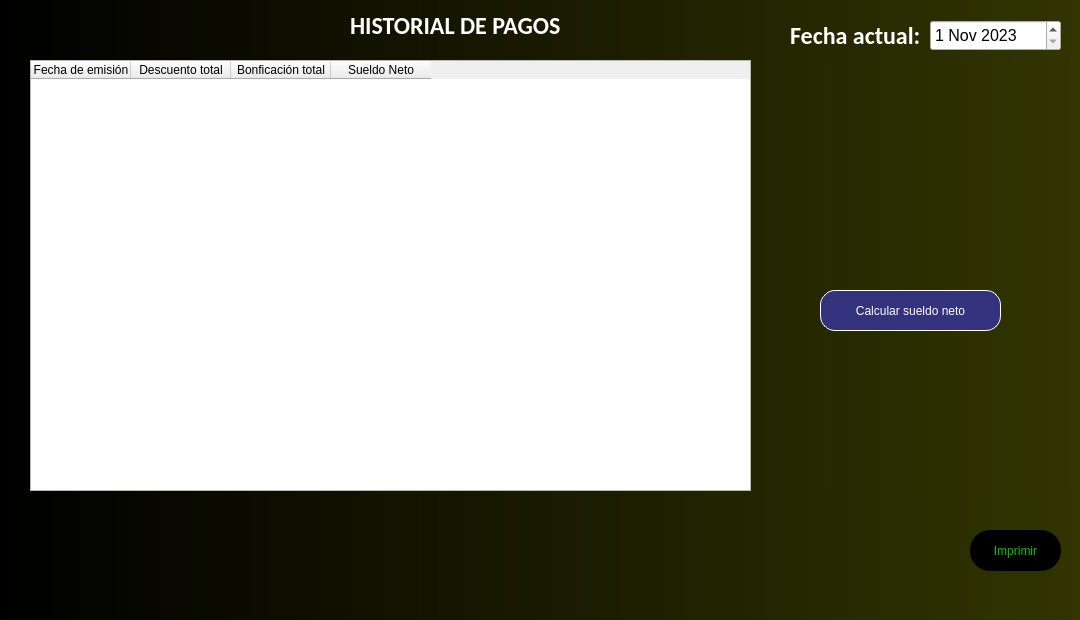
<?xml version="1.0" encoding="UTF-8"?>
<ui version="4.0">
 <class>MainWindow</class>
 <widget class="QMainWindow" name="MainWindow">
  <property name="geometry">
   <rect>
    <x>0</x>
    <y>0</y>
    <width>1080</width>
    <height>620</height>
   </rect>
  </property>
  <property name="minimumSize">
   <size>
    <width>1080</width>
    <height>620</height>
   </size>
  </property>
  <property name="maximumSize">
   <size>
    <width>1080</width>
    <height>620</height>
   </size>
  </property>
  <property name="cursor">
   <cursorShape>ArrowCursor</cursorShape>
  </property>
  <property name="windowTitle">
   <string>Gestión de Sueldos</string>
  </property>
  <property name="styleSheet">
   <string notr="true">QWidget#centralwidget{
background-color: qlineargradient(spread:pad, x1:0, y1:0, x2:1, y2:0, stop:0 rgba(0, 0, 0, 255), stop:1 rgba(50, 53, 1, 255));}</string>
  </property>
  <widget class="QWidget" name="centralwidget">
   <widget class="QLabel" name="label_2">
    <property name="geometry">
     <rect>
      <x>790</x>
      <y>0</y>
      <width>141</width>
      <height>71</height>
     </rect>
    </property>
    <property name="font">
     <font>
      <family>Calibri</family>
      <pointsize>18</pointsize>
      <italic>false</italic>
      <bold>true</bold>
     </font>
    </property>
    <property name="styleSheet">
     <string notr="true">QWidget#label_2{
font: 700 18pt &quot;Calibri&quot;;
color: white;}

</string>
    </property>
    <property name="text">
     <string>Fecha actual: </string>
    </property>
   </widget>
   <widget class="QPushButton" name="pushButton">
    <property name="geometry">
     <rect>
      <x>970</x>
      <y>530</y>
      <width>91</width>
      <height>41</height>
     </rect>
    </property>
    <property name="autoFillBackground">
     <bool>false</bool>
    </property>
    <property name="styleSheet">
     <string notr="true">font: 700 15pt &quot;Calibri&quot;;
color: rgb(0, 200, 0);
border-radius: 20px;
background-color: rgb(0, 0, 0);</string>
    </property>
    <property name="text">
     <string>Imprimir</string>
    </property>
   </widget>
   <widget class="QDateEdit" name="dateEditFechaActual">
    <property name="geometry">
     <rect>
      <x>930</x>
      <y>20</y>
      <width>131</width>
      <height>31</height>
     </rect>
    </property>
    <property name="font">
     <font>
      <pointsize>12</pointsize>
     </font>
    </property>
    <property name="cursor">
     <cursorShape>ArrowCursor</cursorShape>
    </property>
    <property name="mouseTracking">
     <bool>false</bool>
    </property>
    <property name="dateTime">
     <datetime>
      <hour>16</hour>
      <minute>0</minute>
      <second>0</second>
      <year>2023</year>
      <month>11</month>
      <day>1</day>
     </datetime>
    </property>
   </widget>
   <widget class="QTableWidget" name="tableWidget">
    <property name="geometry">
     <rect>
      <x>30</x>
      <y>60</y>
      <width>721</width>
      <height>431</height>
     </rect>
    </property>
    <column>
     <property name="text">
      <string>Fecha de emisión</string>
     </property>
    </column>
    <column>
     <property name="text">
      <string>Descuento total</string>
     </property>
    </column>
    <column>
     <property name="text">
      <string>Bonficación total</string>
     </property>
    </column>
    <column>
     <property name="text">
      <string>Sueldo Neto</string>
     </property>
    </column>
   </widget>
   <widget class="QLabel" name="label_3">
    <property name="geometry">
     <rect>
      <x>350</x>
      <y>10</y>
      <width>221</width>
      <height>31</height>
     </rect>
    </property>
    <property name="font">
     <font>
      <family>Calibri</family>
      <pointsize>18</pointsize>
      <italic>false</italic>
      <bold>true</bold>
     </font>
    </property>
    <property name="styleSheet">
     <string notr="true">font: 700 18pt &quot;Calibri&quot;;
color: white;

</string>
    </property>
    <property name="text">
     <string>HISTORIAL DE PAGOS</string>
    </property>
   </widget>
   <widget class="QPushButton" name="pushButton_Inicio_3">
    <property name="geometry">
     <rect>
      <x>820</x>
      <y>290</y>
      <width>181</width>
      <height>41</height>
     </rect>
    </property>
    <property name="autoFillBackground">
     <bool>false</bool>
    </property>
    <property name="styleSheet">
     <string notr="true">font: 700 15pt &quot;Calibri&quot;;
color: white;
border: 1px solid white;
border-radius: 15px;
background-color: rgb(52, 50, 125);</string>
    </property>
    <property name="text">
     <string>Calcular sueldo neto</string>
    </property>
   </widget>
  </widget>
  <widget class="QMenuBar" name="menubar">
   <property name="geometry">
    <rect>
     <x>0</x>
     <y>0</y>
     <width>1080</width>
     <height>22</height>
    </rect>
   </property>
  </widget>
 </widget>
 <resources/>
 <connections/>
</ui>
